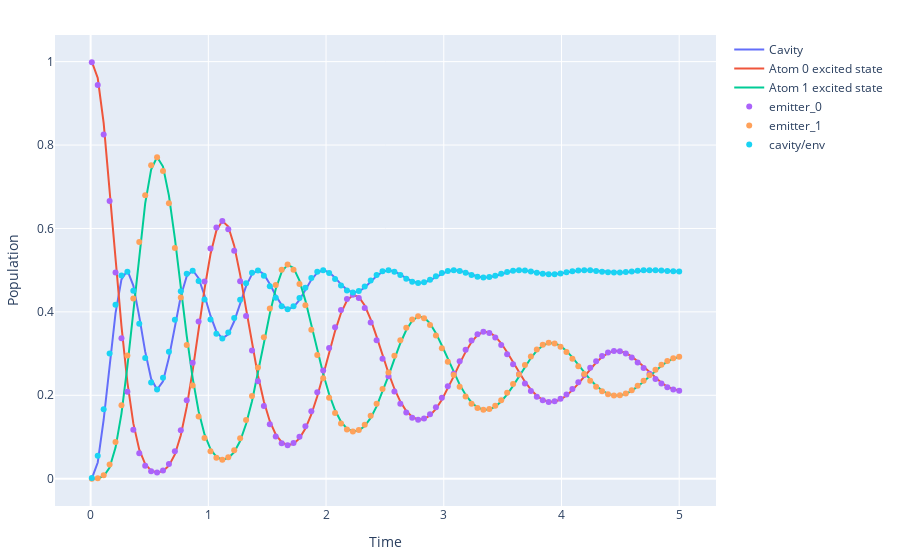

Write notebook code for a chart like this one.
### Code cell
initial_populations = np.array([1, 0])  # populations of emitters in initial state
times = np.linspace(0.01, 5, 100)  # Jaqal doesn't like time=0 for some reason...
populations = {'emitter_0': [], 'emitter_1': [], 'cavity/env': []}  # for collecting the 0

N = 2  # number of emitters
g = 4  # coupling
kappa = 2  # cavity loss

# model for the QuTiP simulation
cavity = Cavity(
    num_emitters=N,
    num_photons=3,
    cavity_freq=5e3,
    emitter_freq=[5e3, 5e3],
    kappa=kappa,
    g=g,
    gamma=0,
)

for t in times:
    theta = thetas(N, g, kappa, initial_populations, t)
    jaqal_circ = qmarina(thetas=theta)
    result = run_jaqal_circuit(jaqal_circ)
    probailities = result.subcircuits[0].probability_by_str
    populations['emitter_0'].append(probailities['110'])
    populations['emitter_1'].append(probailities['101'])
    populations['cavity/env'].append(probailities['100'])


initial_state = cavity.emitter_state(excited_emitter_index=0)
result = cavity.mesolve(initial_state, times)
fig = plot_populations(result)

# The qutip sim doesn't include the environment state with the cavity state
# Let's rescale the cavity state to include the environment
fig.data[0].y = 1 - fig.data[1].y - fig.data[2].y

for key, arr in populations.items():
    fig.add_trace(go.Scatter(x=times, y=arr, name=key, mode="markers"))

fig.show()
